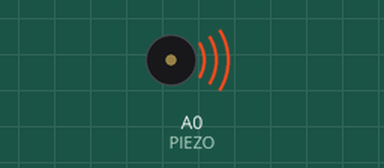
Simulated run of this sketch. Board: Arduino Uno, built with avr-gcc and run on an emulated ATmega328P. On the bench: buzzer (waves = sounding).

Above: at 0.5 s.
At 10.0 s:
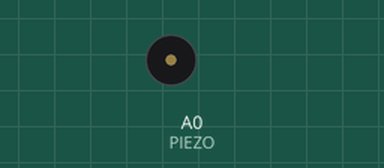
Timing chart, 0 to 14.3 s (numbered marks = the images above):
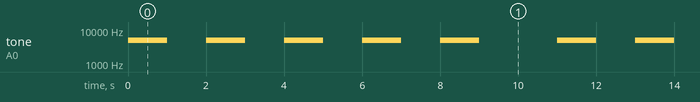

Measured:
- by itself, tone on A0 (PIEZO): repeats every 11.0 s: 4 × (silent 1.0 s, 5000 Hz 1.0 s), silent 2.0 s, 5000 Hz 1.0 s

The sketch:

piezo.ino
```cpp
#define tempo 1000

int PIEZO = A0;


void setup() {

  pinMode(PIEZO, OUTPUT);

}

void loop() {

  for(int i = 0; i<5; i++){

    tone(PIEZO, 5000);
    delay(tempo);

    noTone(PIEZO);
    delay(tempo);
  }

  delay(tempo);

}
```
